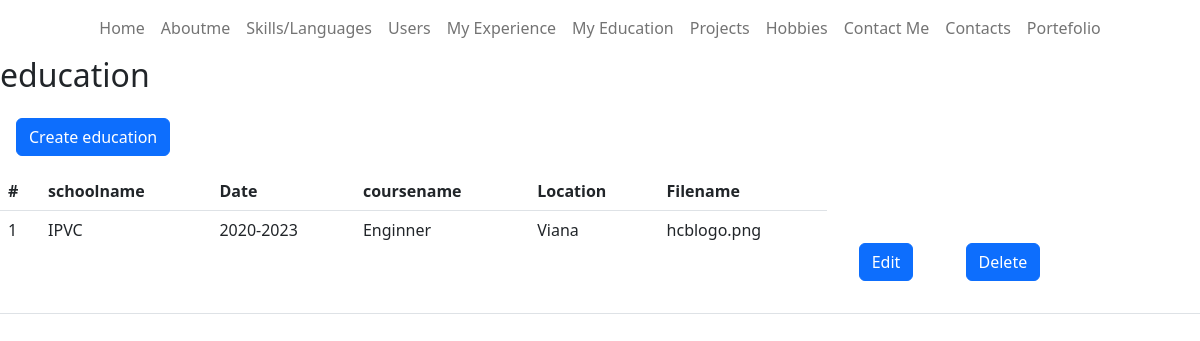
Page /CMS/pages/education/read.php on the earlier database version.
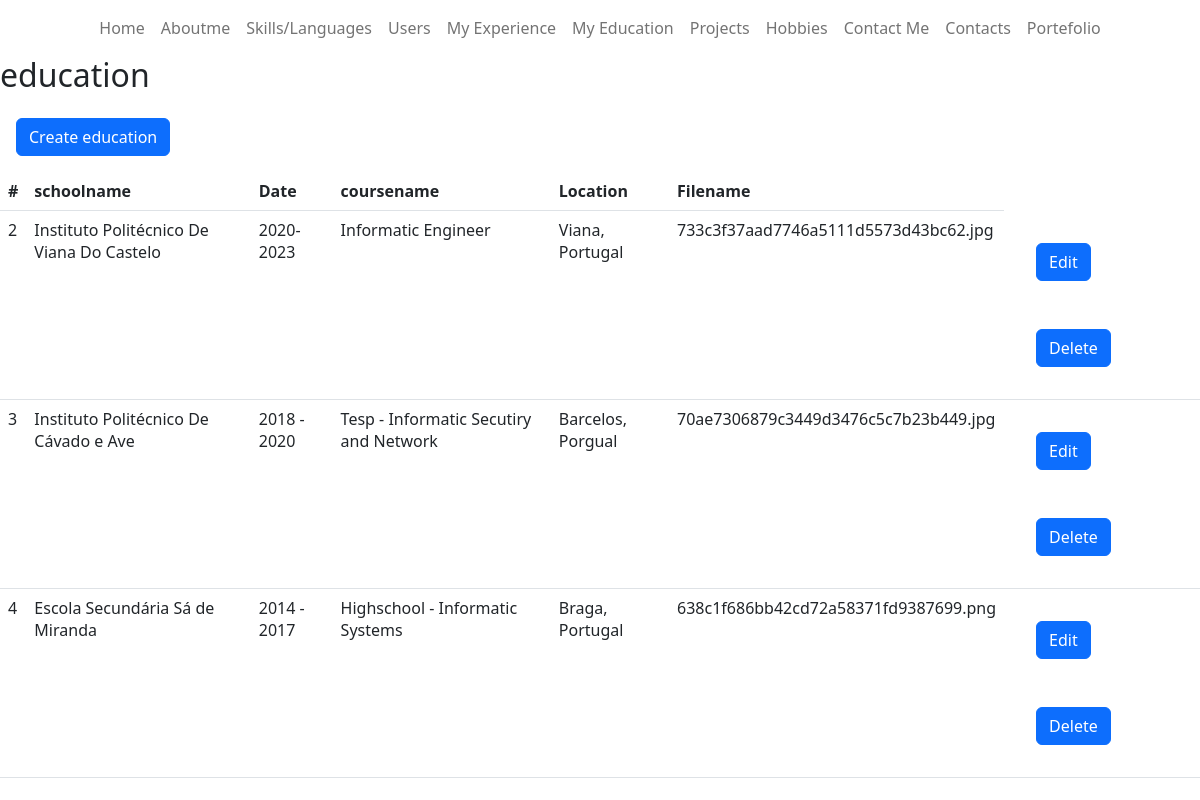
Same page on the later database version.
### tables this page shows
CREATE TABLE `education` (
  `id` int(11) NOT NULL,
  `schoolname` varchar(100) NOT NULL,
  `date` varchar(100) NOT NULL,
  `coursename` varchar(100) NOT NULL,
  `location` varchar(100) NOT NULL,
  `filename` varchar(100) NOT NULL
);

### CMS/pages/education/read.php (the view, shortened to what this page needs)
<?php
$pdo = pdo_connect_mysql();
$page = isset($_GET['page']) && is_numeric($_GET['page']) ? (int)$_GET['page'] : 1;
$records_per_page = 20;
$stmt = $pdo->prepare('SELECT * FROM education ORDER BY id LIMIT :current_page, :record_per_page');
$stmt->bindValue(':current_page', ($page-1)*$records_per_page, PDO::PARAM_INT);
$stmt->bindValue(':record_per_page', $records_per_page, PDO::PARAM_INT);
$stmt->execute();
$educations = $stmt->fetchAll(PDO::FETCH_ASSOC);
?>
<div class="content read">
<?php
require_once "../../navbars/navbaradmin.php";
?>
	<h2>education</h2>
    <button onclick="window.location.href='./create.php'" class="create-language btn btn-primary m-3">Create education</button>
	<table class="table">
        <thead>
            <tr>
                <th>#</th>
                <th>schoolname</th>
                <th>Date</th>
                <th>coursename</th>
                <th>Location</th>
                <th>Filename</th>
            </tr>
        </thead>
        <tbody>
            <?php foreach ($educations as $education): ?>
            <tr>
                <td><?=$education['id']?></td>
                <td><?=$education['schoolname']?></td>
                <td><?=$education['date']?></td>
                <td><?=$education['coursename']?></td>
                <td><?=$education['location']?></td>
                <td><?=$education['filename']?></td>
                <td class="actions">
                <?php echo "<a href=\"update.php?id={$education['id']}\" class=\"edit\"><button type='button' class='btn btn-primary m-4'>Edit</button></a>"?>
                <?php echo "<a href=\"delete.php?id={$education['id']}\" class=\"trash\"><button type='button' class='btn btn-primary m-4'>Delete</button> </a>"?>
                </td>
            </tr>
            <?php endforeach; ?>
        </tbody>
    </table>
</div>

### CMS/navbars/navbaradmin.php (shortened to what this page needs)
<!DOCTYPE html>
<html lang="en">
    <head>
    <link
        href="https://cdn.jsdelivr.net/npm/bootstrap@5.2.2/dist/css/bootstrap.min.css"
        rel="stylesheet"
    />
</head>
<body>
<nav class="navbar navbar-expand-lg">
    <div class="container-fluid">
      <div class="collapse navbar-collapse" id="navbarNav">
        <ul class="navbar-nav m-auto">
          <li class="nav-item">
            <a class="nav-link" aria-current="page" href="../home/welcome.php">Home</a>
          </li>
          <li class="nav-item">
            <a class="nav-link" href="../about/read.php">Aboutme</a>
          </li>
          <li class="nav-item">
            <a class="nav-link" href="../skillslanguages/read.php">Skills/Languages</a>
          </li>
          <li class="nav-item">
            <a class="nav-link" href="../users/read.php">Users</a>
          </li>
          <li class="nav-item">
            <a class="nav-link" href="../experience/read.php">My Experience</a>
          </li>
          <li class="nav-item">
            <a class="nav-link" href="../education/read.php">My Education</a>
          </li>
          <li class="nav-item">
            <a class="nav-link" href="../projects/read.php">Projects</a>
          </li>
          <li class="nav-item">
            <a class="nav-link" href="../hobbies/read.php">Hobbies</a>
          </li>
          <li class="nav-item">
            <a class="nav-link" href="../contactme/read.php">Contact Me</a>
          </li>
          <li class="nav-item">
            <a class="nav-link" href="../contacts/read.php">Contacts</a>
          </li>
          <li class="nav-item">
            <a class="nav-link" href="../../../index.php">Portefolio</a>
          </li>
        </ul>
      </div>
    </div>
  </nav>
  </body>
</html>

Differences in the rows shown:
removed education: id "1", schoolname "IPVC", date "2020-2023", coursename "Enginner", location "Viana", filename "hcblogo.png"
added education: id "2", schoolname "Instituto Politécnico De Viana Do Castelo", date "2020-2023", coursename "Informatic Engineer", location "Viana, Portugal", filename "733c3f37aad7746a5111d5573d43bc62.jpg"
added education: id "3", schoolname "Instituto Politécnico De Cávado e Ave", date "2018 - 2020", coursename "Tesp - Informatic Secutiry and Network", location "Barcelos, Porgual", filename "70ae7306879c3449d3476c5c7b23b449.jpg"
added education: id "4", schoolname "Escola Secundária Sá de Miranda", date "2014 - 2017", coursename "Highschool - Informatic Systems", location "Braga, Portugal", filename "638c1f686bb42cd72a58371fd9387699.png"
